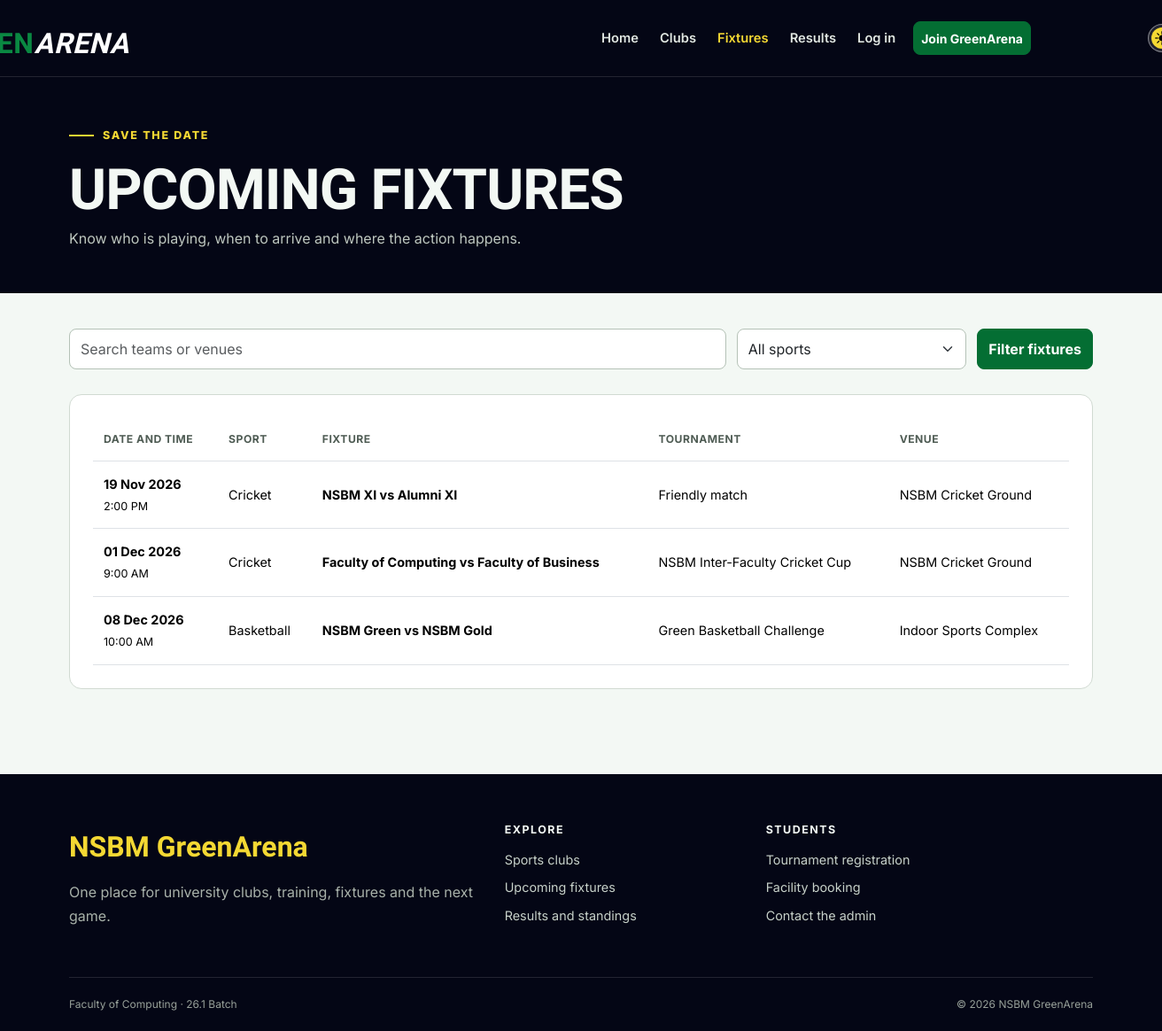
The app's page /fixtures.php with its own data.
### tables this page shows
CREATE TABLE matches (
    id INT UNSIGNED AUTO_INCREMENT PRIMARY KEY,
    tournament_id INT UNSIGNED NULL,
    sport VARCHAR(80) NOT NULL,
    home_team VARCHAR(100) NOT NULL,
    away_team VARCHAR(100) NOT NULL,
    match_datetime DATETIME NOT NULL,
    venue VARCHAR(120) NOT NULL,
    status ENUM('scheduled', 'completed', 'cancelled') NOT NULL DEFAULT 'scheduled',
    home_score SMALLINT UNSIGNED NULL,
    away_score SMALLINT UNSIGNED NULL,
    created_at TIMESTAMP DEFAULT CURRENT_TIMESTAMP,
    FOREIGN KEY (tournament_id) REFERENCES tournaments(id) ON DELETE SET NULL
);

CREATE TABLE tournaments (
    id INT UNSIGNED AUTO_INCREMENT PRIMARY KEY,
    name VARCHAR(120) NOT NULL,
    sport VARCHAR(80) NOT NULL,
    description TEXT NOT NULL,
    start_date DATE NOT NULL,
    end_date DATE NOT NULL,
    venue VARCHAR(120) NOT NULL,
    registration_deadline DATE NOT NULL,
    max_teams SMALLINT UNSIGNED NOT NULL DEFAULT 8,
    status ENUM('upcoming', 'ongoing', 'completed') NOT NULL DEFAULT 'upcoming',
    created_at TIMESTAMP DEFAULT CURRENT_TIMESTAMP
);

### includes/functions.php (called while the page is built, shortened)
<?php
function e($value)
{
    return htmlspecialchars($value ?? '', ENT_QUOTES);
}
function run_query($sql, $params = [])
{
    global $connection;
    $statement = mysqli_prepare($connection, $sql);
    if (!mysqli_stmt_execute($statement)) {
        die('SQL error: ' . mysqli_stmt_error($statement));
    }
    return $statement;
}
function fetch_all($sql, $params = [])
{
    $statement = run_query($sql, $params);
    $result = mysqli_stmt_get_result($statement);
    return mysqli_fetch_all($result, MYSQLI_ASSOC);
}
function format_date($date, $format = 'd M Y')
{
    if ($date) {
        return date($format, strtotime($date));
    }
    return 'Not set';
}
function format_time($time)
{
    if ($time) {
        return date('g:i A', strtotime($time));
    }
    return 'Not set';
}

### fixtures.php (the view, shortened to what this page needs)
<?php
$search = trim($_GET['search'] ?? '');
$conditions = ["m.status = 'scheduled'", 'm.match_datetime >= NOW()'];
$params = [];
$matches = fetch_all('SELECT m.*, t.name AS tournament_name
    FROM matches m
    LEFT JOIN tournaments t ON t.id = m.tournament_id
    WHERE ' . implode(' AND ', $conditions) . ' ORDER BY m.match_datetime', $params);
include __DIR__ . '/includes/header.php';
?>
<section class="page-hero">
    <div class="container"><span class="hero-kicker">Save the date</span>
        <h1>Upcoming fixtures</h1><p>Know who is playing, when to arrive and where the action happens.</p>
    </div>
</section>
<section class="page-content">
    <div class="container">
        <form class="filter-bar" method="get" role="search">
            <div>
                <input class="form-control" type="search" id="search" name="search" value="<?= e($search) ?>" placeholder="Search teams or venues">
            </div>
            <div>
                <select class="form-select" id="sport" name="sport">
                    <option value="">All sports</option>
                </select>
            </div><button class="btn btn-sport" type="submit">Filter fixtures</button>
        </form>
        <?php if ($matches): ?>
            <div class="content-panel">
                <div class="table-responsive">
                    <table class="table">
                        <thead>
                            <tr>
                                <th>Date and time</th>
                                <th>Sport</th>
                                <th>Fixture</th>
                                <th>Tournament</th>
                                <th>Venue</th>
                            </tr>
                        </thead>
                        <tbody>
                            <?php foreach ($matches as $match): ?>
                                <tr>
                                    <td><strong><?= format_date($match['match_datetime']) ?></strong><br><small><?= format_time($match['match_datetime']) ?></small></td>
                                    <td><?= e($match['sport']) ?></td>
                                    <td><strong><?= e($match['home_team']) ?> vs <?= e($match['away_team']) ?></strong></td>
                                    <td><?= e($match['tournament_name'] ?? 'Friendly match') ?></td>
                                    <td><?= e($match['venue']) ?></td>
                            </tr><?php endforeach; ?>
                        </tbody>
                    </table>
                </div>
        </div><?php else: ?>
            <div class="empty-state">
                <h2>No matching fixtures</h2>
                <p>Try another filter or check back after the next schedule update.</p><a class="btn btn-sport" href="<?= e(url('fixtures.php')) ?>">Clear filters</a>
        </div><?php endif; ?>
    </div>
</section>
<?php include __DIR__ . '/includes/footer.php'; ?>

### assets/css/style.css (style rules this page uses)
:root { --navy-950: #040615; --navy-900: #0d1023; --navy-800: #191d34; --green-600: #0a8842; --green-700: #046e33; --green-800: #055728; --yellow-400: #f4d833; --paper-50: #f3f8f4; --paper-100: #e7efe9; --ink-900: #122119; --ink-600: #4f5c54; --page-bg: var(--paper-50); --page-text: var(--ink-900); --muted-text: var(--ink-600); --brand: var(--green-700); --brand-hover: var(--green-800); --highlight: var(--yellow-400); --highlight2: var(--green-600); --dark-surface: var(--navy-950); --line: #d1dad2; --radius-sm: 8px; --radius-md: 14px; --radius-lg: 22px; --shadow: 0 12px 32px rgba(11, 26, 18, 0.08); }
* { box-sizing: border-box; }
html { scroll-behavior: smooth; }
body { min-height: 100dvh; margin: 0; background: var(--page-bg); color: var(--page-text); font-family: "Inter", sans-serif; font-size: 16px; line-height: 1.65; }
button, a, input, select, textarea { transition: color 180ms ease-out, background-color 180ms ease-out, border-color 180ms ease-out, transform 180ms ease-out; }
h1, h2, h3, h4, .display-font { font-family: "Barlow Condensed", sans-serif; font-weight: 700; line-height: 1.05; letter-spacing: -0.015em; }
h1 { font-size: clamp(2.5rem, 6vw, 4.8rem); }
p { max-width: 72ch; }
.container { max-width: 1180px; }
.btn { min-height: 44px; display: inline-flex; align-items: center; justify-content: center; gap: 8px; font-weight: 700; border-radius: var(--radius-sm); }
.btn-sport { background: var(--brand); border-color: var(--brand); color: #fff; }
.hero-kicker, .section-kicker { display: inline-flex; align-items: center; gap: 10px; margin-bottom: 18px; color: var(--brand); font-size: 0.78rem; font-weight: 800; letter-spacing: 0.14em; text-transform: uppercase; }
.hero-kicker { color: var(--highlight); }
.hero-kicker::before, .section-kicker::before { content: ""; width: 28px; height: 2px; background: currentColor; }
.page-hero { background: var(--dark-surface); color: var(--paper-50); padding: 48px 0; }
.page-hero h1 { margin-bottom: 8px; font-size: clamp(2.6rem, 5vw, 4rem); text-transform: uppercase; }
.page-hero p { margin: 0; color: #bec7bf; }
.page-content { padding: 40px 0 72px; }
.content-panel { padding: 26px; margin-bottom: 24px; background: #fff; border: 1px solid var(--line); border-radius: var(--radius-md); }
.filter-bar { display: grid; grid-template-columns: minmax(180px, 1fr) minmax(150px, 0.35fr) auto; gap: 12px; margin-bottom: 28px; }
.form-control, .form-select { min-height: 46px; border-radius: var(--radius-sm); border-color: #b5c2b7; }
.table { margin-bottom: 0; vertical-align: middle; }
.table > :not(caption) > * > * { padding: 14px 12px; }
.table thead th { color: var(--muted-text); font-size: 0.76rem; letter-spacing: 0.04em; text-transform: uppercase; white-space: nowrap; }
.table tbody td { font-size: 0.9rem; }

### records on screen
matches: match_datetime "19 Nov 2026", match_datetime "2:00 PM", sport "Cricket", home_team "NSBM XI", away_team "Alumni XI", tournament_name "Friendly match", venue "NSBM Cricket Ground"
matches: match_datetime "01 Dec 2026", match_datetime "9:00 AM", sport "Cricket", home_team "Faculty of Computing", away_team "Faculty of Business", tournament.name "NSBM Inter-Faculty Cricket Cup", venue "NSBM Cricket Ground"
matches: match_datetime "08 Dec 2026", match_datetime "10:00 AM", sport "Basketball", home_team "NSBM Green", away_team "NSBM Gold", tournament.name "Green Basketball Challenge", venue "Indoor Sports Complex"
